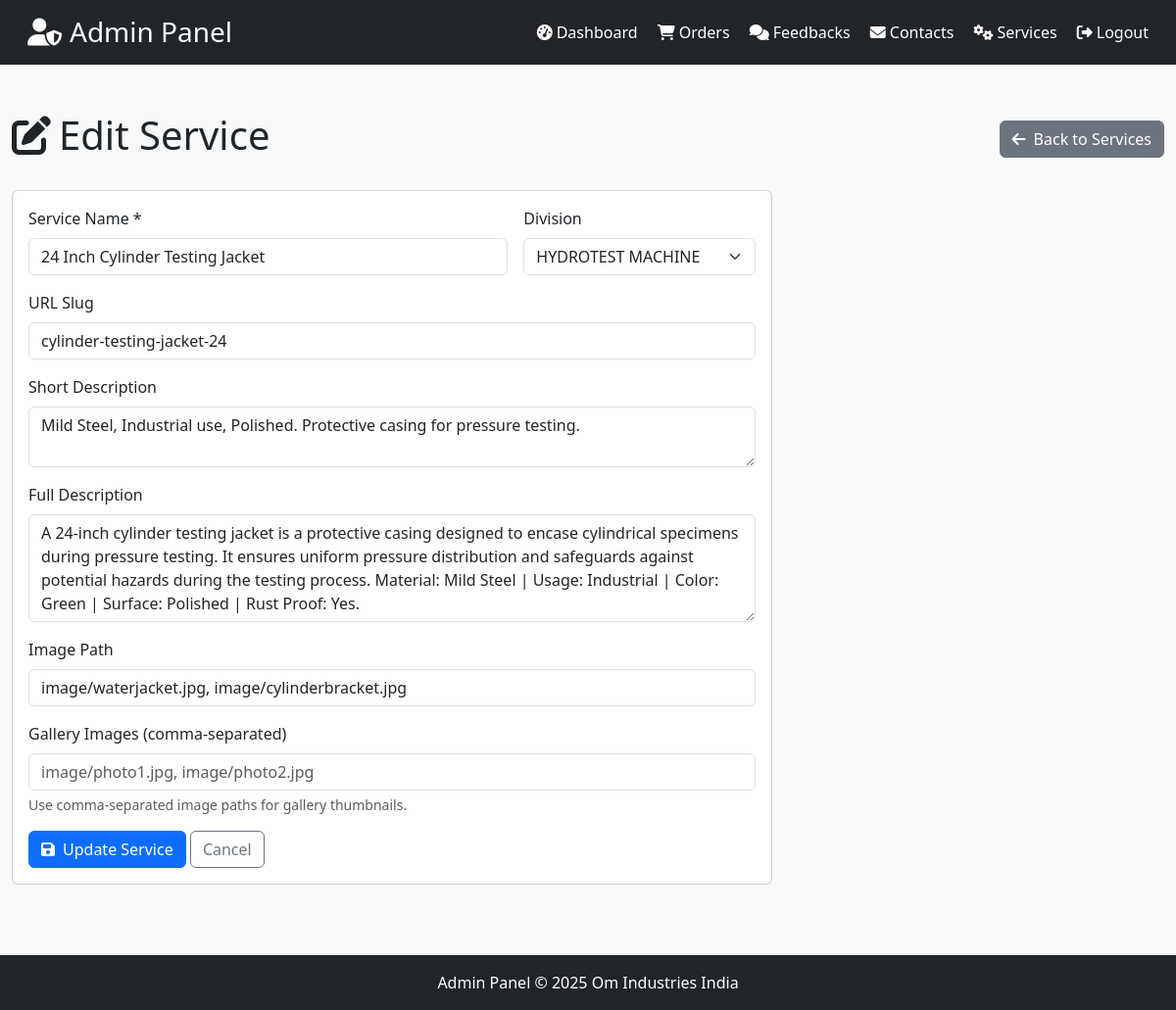
Before: /admin/services/2/edit (signed in) with the older database file.
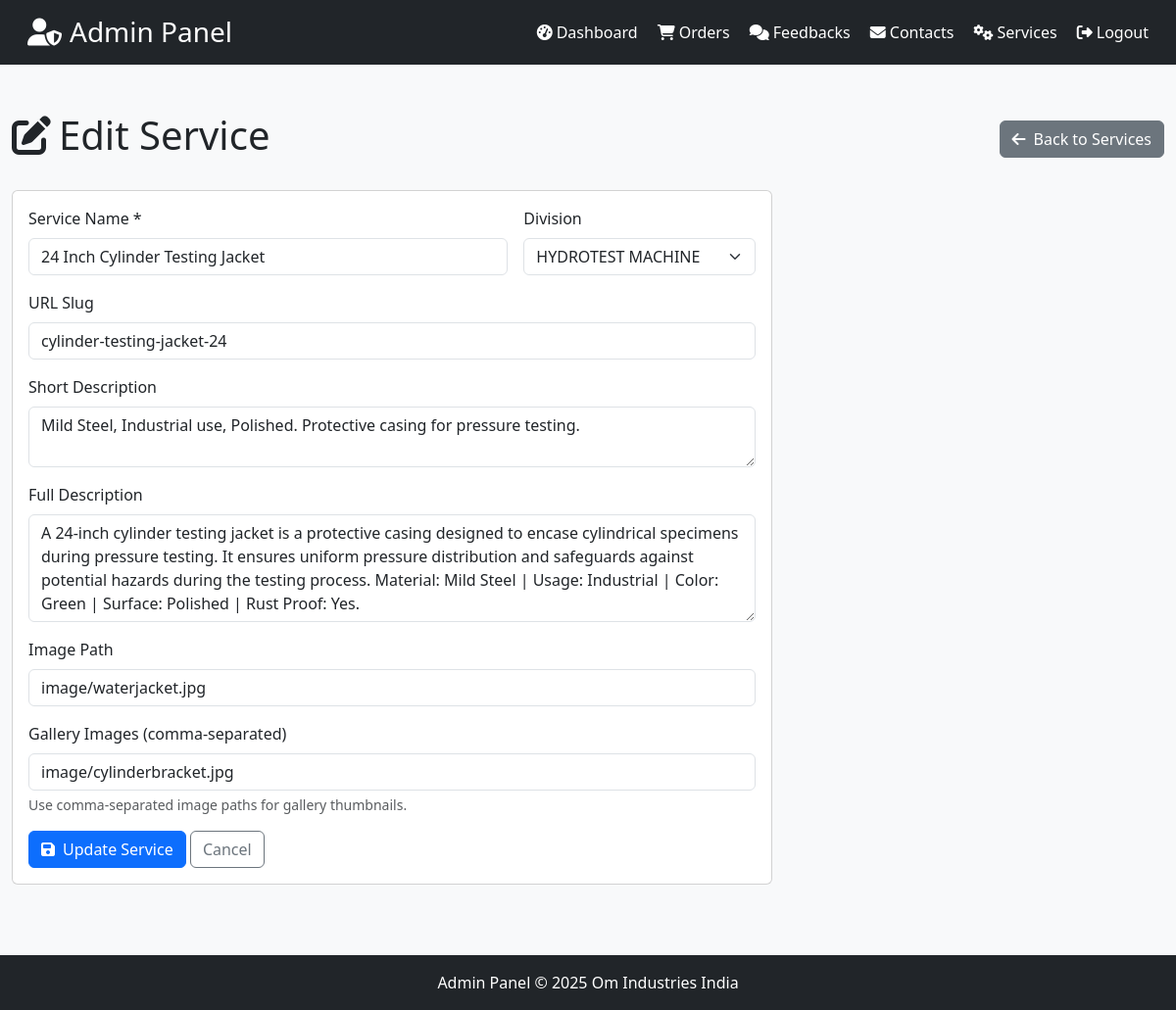
After: the same page with the newer database file.
### tables this page shows
CREATE TABLE services (
            id INTEGER PRIMARY KEY AUTOINCREMENT,
            name TEXT NOT NULL,
            slug TEXT NOT NULL UNIQUE,
            division TEXT NOT NULL,
            division_id TEXT NOT NULL,
            short_desc TEXT,
            description TEXT,
            price TEXT NOT NULL,
            image TEXT DEFAULT 'image/manufacture.jpg',
            sort_order INTEGER DEFAULT 0,
            created_at TIMESTAMP DEFAULT CURRENT_TIMESTAMP
        , gallery_images TEXT);

### app.py (the view, shortened to what this page needs)
@app.route("/admin/services/<int:service_id>/edit", methods=['GET', 'POST'])
def admin_service_edit(service_id):
    if not session.get('admin_logged_in'):
        return redirect(url_for('admin_login'))
    conn = _db_connection()
    cursor = execute_query(conn, "SELECT * FROM services WHERE id = ?", (service_id,))
    service = cursor.fetchone()
    conn.close()
    if not service:
        flash('Service not found.', 'error')
        return redirect(url_for('admin_services'))
    svc = dict(service) if not isinstance(service, dict) else service
    return render_template("admin/pages/service_edit.html", title="Edit Service", service=svc, divisions=DIVISIONS)

### app.py (called while the page is built)
def execute_query(conn, query, params=None):
    if USE_POSTGRES:
        cursor = conn.cursor()
        if params:
            if '?' in query:
                query = query.replace('?', '%s')
            cursor.execute(query, params)
        else:
            cursor.execute(query)
        return cursor
    else:
        if params:
            return conn.execute(query, params)
        else:
            return conn.execute(query)

### templates/admin/pages/service_edit.html
{% extends "admin/base_admin.html" %}
{% block content %}
<div class="container-fluid py-4">
  <div class="d-flex justify-content-between align-items-center mb-4">
    <h1><i class="fas fa-edit me-2"></i>Edit Service</h1>
    <a href="{{ url_for('admin_services') }}" class="btn btn-secondary">
      <i class="fas fa-arrow-left me-2"></i>Back to Services
    </a>
  </div>
  <div class="row">
    <div class="col-lg-8">
      <div class="card">
        <div class="card-body">
          <form method="POST" action="{{ url_for('admin_service_edit', service_id=service.id) }}">
            <div class="row g-3">
              <div class="col-md-8">
                <label for="name" class="form-label">Service Name *</label>
                <input type="text" class="form-control" id="name" name="name" required value="{{ service.name }}">
              </div>
              <div class="col-md-4">
                <label for="division_id" class="form-label">Division</label>
                <select class="form-select" id="division_id" name="division_id">
                  {% for div in divisions %}
                  <option value="{{ div.id }}" {% if div.id == service.division_id %}selected{% endif %}>{{ div.name }}</option>
                  {% endfor %}
                </select>
              </div>
              <div class="col-12">
                <label for="slug" class="form-label">URL Slug</label>
                <input type="text" class="form-control" id="slug" name="slug" value="{{ service.slug }}">
              </div>
              <div class="col-12">
                <label for="short_desc" class="form-label">Short Description</label>
                <textarea class="form-control" id="short_desc" name="short_desc" rows="2">{{ service.short_desc or '' }}</textarea>
              </div>
              <div class="col-12">
                <label for="description" class="form-label">Full Description</label>
                <textarea class="form-control" id="description" name="description" rows="4">{{ service.description or '' }}</textarea>
              </div>
              <div class="col-12">
                <label for="image" class="form-label">Image Path</label>
                <input type="text" class="form-control" id="image" name="image" value="{{ service.image or 'image/manufacture.jpg' }}">
              </div>
              <div class="col-12">
                <label for="gallery_images" class="form-label">Gallery Images (comma-separated)</label>
                <input type="text" class="form-control" id="gallery_images" name="gallery_images" value="{{ service.gallery_images or '' }}" placeholder="image/photo1.jpg, image/photo2.jpg">
                <div class="form-text">Use comma-separated image paths for gallery thumbnails.</div>
              </div>
              <div class="col-12">
                <button type="submit" class="btn btn-primary">
                  <i class="fas fa-save me-2"></i>Update Service
                </button>
                <a href="{{ url_for('admin_services') }}" class="btn btn-outline-secondary">Cancel</a>
              </div>
            </div>
          </form>
        </div>
      </div>
    </div>
  </div>
</div>
{% endblock %}

### templates/admin/base_admin.html (shortened to what this page needs)
<!DOCTYPE html>
<html lang="en">
<head>
    <link href="https://cdn.jsdelivr.net/npm/bootstrap@5.3.0/dist/css/bootstrap.min.css" rel="stylesheet">
    <link rel="stylesheet" href="https://cdnjs.cloudflare.com/ajax/libs/font-awesome/6.4.0/css/all.min.css">
</head>
<body>
{% include "admin/components/header_admin.html" %}
<main>
    {% block content %}{% endblock %}
</main>
{% include "admin/components/footer_admin.html" %}
</body>
</html>

### templates/admin/components/header_admin.html
<header class="bg-dark text-white p-3 mb-4">
  <div class="container-fluid">
    <div class="d-flex justify-content-between align-items-center">
      <div>
        <h3 class="mb-0"><i class="fas fa-user-shield me-2"></i>Admin Panel</h3>
      </div>
      <nav>
        <a href="{{ url_for('admin_dashboard') }}" class="text-white text-decoration-none me-3">
          <i class="fas fa-tachometer-alt me-1"></i>Dashboard
        </a>
        <a href="{{ url_for('admin_order') }}" class="text-white text-decoration-none me-3">
          <i class="fas fa-shopping-cart me-1"></i>Orders
        </a>
        <a href="{{ url_for('admin_feedback') }}" class="text-white text-decoration-none me-3">
          <i class="fas fa-comments me-1"></i>Feedbacks
        </a>
        <a href="{{ url_for('admin_contacts') }}" class="text-white text-decoration-none me-3">
          <i class="fas fa-envelope me-1"></i>Contacts
        </a>
        <a href="{{ url_for('admin_services') }}" class="text-white text-decoration-none me-3">
          <i class="fas fa-cogs me-1"></i>Services
        </a>
        <a href="{{ url_for('admin_logout') }}" class="text-white text-decoration-none">
          <i class="fas fa-sign-out-alt me-1"></i>Logout
        </a>
      </nav>
    </div>
  </div>
</header>

### templates/admin/components/footer_admin.html
<footer class="bg-dark text-white text-center py-3 mt-5">
    <div class="container">
        <p class="mb-0">Admin Panel © 2025 Om Industries India</p>
    </div>
</footer>

### templates/admin/base_admin.html (style rules this page uses)
body { background-color: #f8f9fa; }

Changed rows visible on the page:
changed services "24 Inch Cylinder Testing Jacket": image "image/waterjacket.jpg, image/cylinderbracket.jpg" → "image/waterjacket.jpg"; gallery_images (not shown) → "image/cylinderbracket.jpg"
